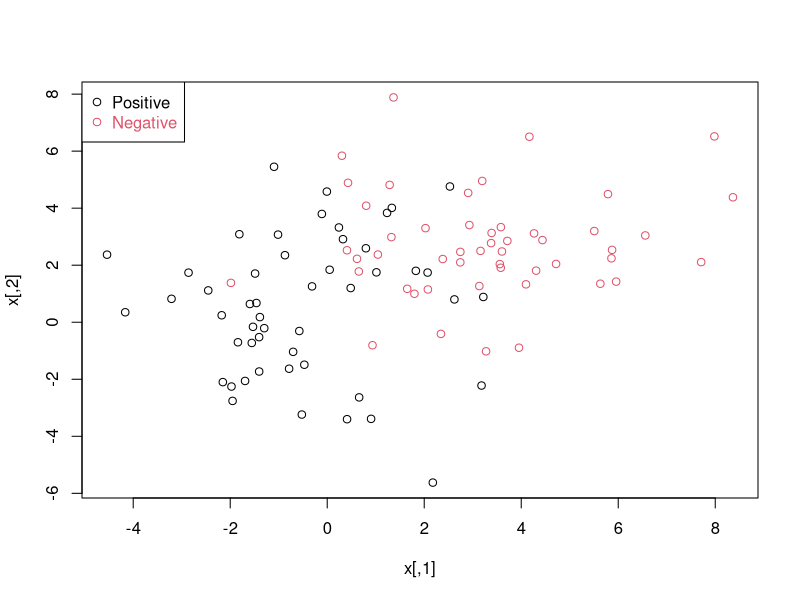
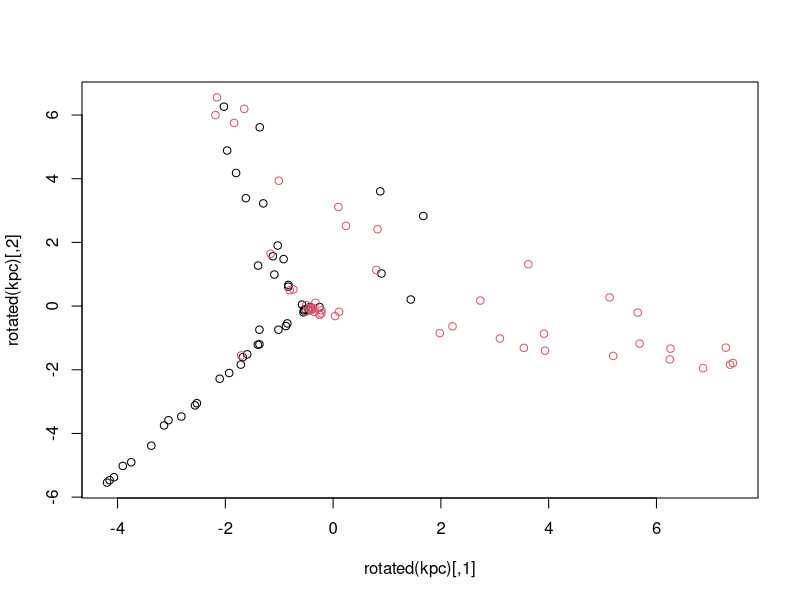

Write the R code that produced these figures, in order. (Note: this script raises an error after producing the figures.)
##-----------------------------------------##
## Practical session: user-defined kernels ##
##                                         ##
## Jean-Philippe Vert, 10/11/2010          ##
##-----------------------------------------##

# This file is available at
# http://cbio.ensmp.fr/~jvert/svn/tutorials/practical/makekernel/makekernel.R
# The corresponding note is available at
# http://cbio.ensmp.fr/~jvert/svn/tutorials/practical/makekernel/makekernel_notes.pdf



## Generate toy data ##
##-------------------##

n <- 100 # number of data points
p <- 2   # dimension
sigma <- 2  # variance of the distribution
meanpos <- 0 # centre of the distribution of positive examples
meanneg <- 3 # centre of the distribution of negative examples
npos <- round(n/2) # number of positive examples
nneg <- n-npos # number of negative examples

# Generate the positive and negative examples
xpos <- matrix(rnorm(npos*p,mean=meanpos,sd=sigma),npos,p)
xneg <- matrix(rnorm(nneg*p,mean=meanneg,sd=sigma),npos,p)
x <- rbind(xpos,xneg)

# Generate the labels
y <- matrix(c(rep(1,npos),rep(-1,nneg)))

# Visualize the data
plot(x,col=ifelse(y>0,1,2))
legend("topleft",c('Positive','Negative'),col=seq(2),pch=1,text.col=seq(2))


## Train a SVM with precomputed kernels ##
##--------------------------------------##

library(kernlab)

# Compute by hands a Gaussian RBF kernel
sigma=1
kk <- tcrossprod(x)
dd <- diag(kk)

# Warning: the sigma in kernlab's RBF kernel is not the usual one
# see help(kernels) for definition
myK <- exp(sigma*(-matrix(dd,n,n)-t(matrix(dd,n,n))+2*kk))

# Train a SVM with the precomputed kernel:
# either we explicitly convert myK to a kernelMatrix, and ksvm understands it
svp1 <- ksvm(as.kernelMatrix(myK),y,type="C-svc")
# or we keep it a matrix and we add the kernel='matrix' argument
svp2 <- ksvm(myK,y,type="C-svc",kernel='matrix')

# Compare with the classical way to do
svp3 <- ksvm(x,y,type="C-svc",kernel='rbf',kpar=list(sigma=1),scale=c())


# Compare the 3 formulations, they should be the same
svp1
svp2
svp3


## Predict with a precomputed kernel ##
##-----------------------------------##

# Split the data into training set and test set
ntrain <- round(n*0.8) # number of training examples
tindex <- sample(n,ntrain) # indices of training samples

# Train the svm with the kernel over the training points
svp <- ksvm(myK[tindex,tindex],y[tindex],type="C-svc",kernel='matrix')

# Then it becomes tricky. We must compute the test-vs-SV kernel matrix
# First the test-vs-train matrix
testK <- myK[-tindex,tindex]
# then we extract the SV from the train
testK <- testK[,SVindex(svp),drop=FALSE]

# Predict with the SVM
# Warning: here we MUST convert the matrix testK to a kernelMatrix
ypred <- predict(svp,as.kernelMatrix(testK))

# Do the same with the usual formulation
svp <- ksvm(x[tindex,],y[tindex],type='C-svc',kernel='rbf',kpar=list(sigma=1),scale=c())
ypred2 <- predict(svp,x[-tindex,])

# Check that the predictions are the same
table(ypred,ypred2)

# Check the performance
table(ypred,y[-tindex])
cat('Error rate = ',sum(ypred!=y[-tindex])/length(ypred))


## Understand the class kernel ##
##-----------------------------##


# A object of class 'kernel' is a function with additional slot for kpar
# Look at how they are created
vanilladot
rbfdot

# Let us create a RBF kernel and look at its attributes
rbf <- rbfdot(sigma=1)
rbf
rbf@.Data # the kernel function itself
rbf@kpar  # the kernel paramters
rbf@class # the class


# Once we have a kernel object such as rbf, we can do several things, eg:

# 1) Compute kernel between two vectors
rbf(x[1,],x[2,])

# 2) Compute a kernel matrix
# between two sets of vectors
K <- kernelMatrix(rbf,x[1:5,],x[6:n,])
dim(K)
# or between a set of vectors and itself
K <- kernelMatrix(rbf,x)
dim(K)

# 3) Train a SVM
m <- ksvm(x,y,kernel=rbf,scale=c())

# 4) Look at the points with kernel PCA
kpc <- kpca(x,kernel=rbf,scale=c())
plot(rotated(kpc),col=ifelse(y>0,1,2))


## Make your own kernel ##
##----------------------##

# To make a kernel let us first define the function.
# Eg, to make our own linear kernel:
kval <- function(x, y = NULL) {
	if (is.null(y)) {
		crossprod(x)
	} else {
		crossprod(x,y)
	}
}

# We then create the kernel object as follows
mylinearK <- new("kernel",.Data=kval,kpar=list())

# Now we can call different function of kernlab
mylinearK(x[1,],x[2,])
kernelMatrix(mylinearK,x[1:5,])
m <- ksvm(x,y,kernel=mylinearK)

# Check that we get the same results as the normal vanilla kernel
linearK <- vanilladot()
linearK(x[1,],x[2,])
kernelMatrix(linearK,x[1:5,])
m <- ksvm(x,y,kernel=mylinearK)


## Example: make a kernel that evaluates a precomputed kernel ##
##------------------------------------------------------------##

# We make a kernel object to handle precomputed kernels.
# Its parameter is a precomputed kernel matrix K
# It is then a function of integers such as preK(i,j)=K[i,j]

mypreK <- function(preK=matrix())
{
	rval <- function(x, y = NULL) {
		## we assume that x and y are just indices to be evaluated
		if (is.null(y)) {
			preK[x,x]
		} else {
			preK[x,y]
		}
	}
	return(new("kernel", .Data=rval, kpar=list(preK = preK)))
}

# Check that it works
mypre <- mypreK(myK)
myK[seq(5),seq(5)]
kernelMatrix(mypre,seq(5))

# Also to train SVM
svp3 <- ksvm(seq(n),y,type="C-svc",kernel=mypre,scale=c())
predic(svp3,seq(10))
svp3
svp1
